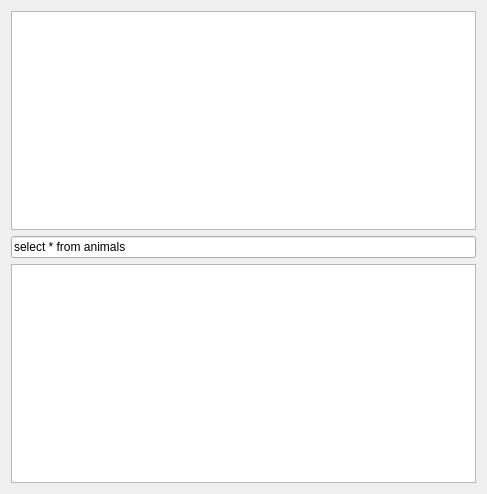
<?xml version="1.0" encoding="UTF-8"?>
<ui version="4.0">
 <class>QtDialog</class>
 <widget class="QDialog" name="QtDialog">
  <property name="geometry">
   <rect>
    <x>0</x>
    <y>0</y>
    <width>487</width>
    <height>494</height>
   </rect>
  </property>
  <property name="windowTitle">
   <string>CppQSqlTableModelExample3</string>
  </property>
  <layout class="QGridLayout" name="gridLayout">
   <item row="0" column="0">
    <widget class="QTableView" name="database"/>
   </item>
   <item row="1" column="0">
    <widget class="QLineEdit" name="edit_sql">
     <property name="toolTip">
      <string>Type an SQL query here</string>
     </property>
     <property name="text">
      <string>select * from animals</string>
     </property>
    </widget>
   </item>
   <item row="2" column="0">
    <widget class="QTableWidget" name="selection">
     <property name="alternatingRowColors">
      <bool>true</bool>
     </property>
    </widget>
   </item>
  </layout>
 </widget>
 <layoutdefault spacing="6" margin="11"/>
 <resources/>
 <connections/>
</ui>
